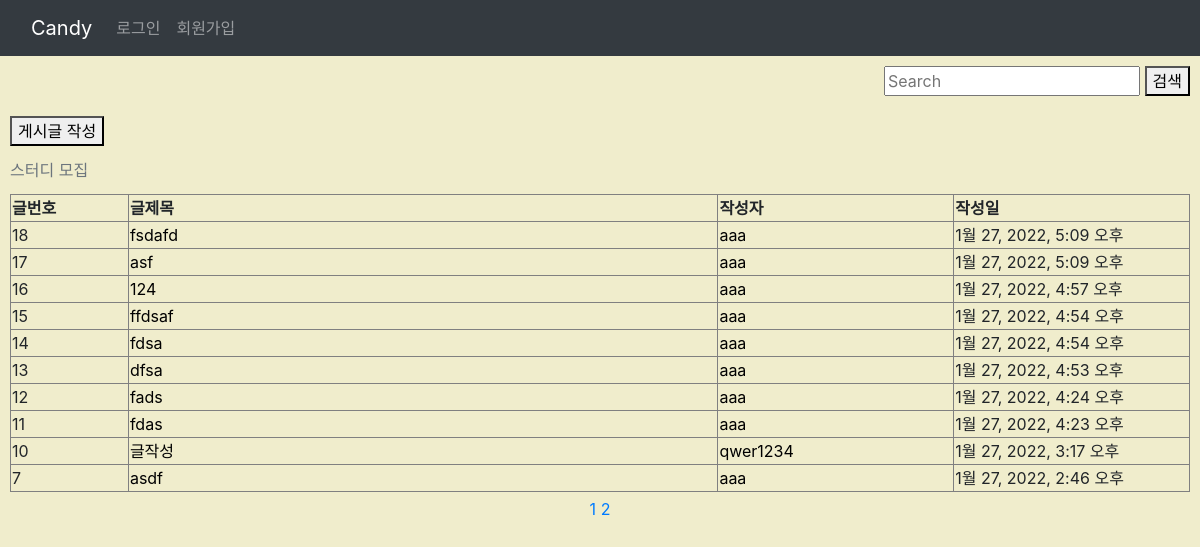
/board/home/, run on an earlier commit of the app's database.
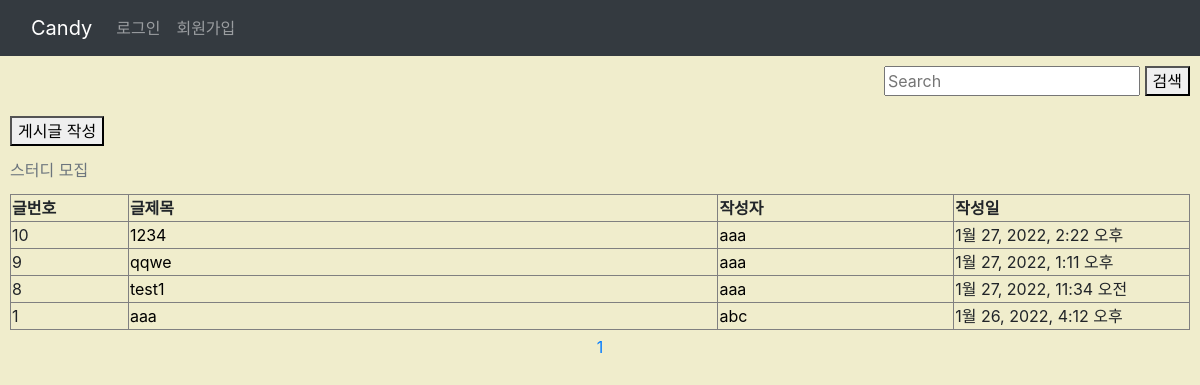
And on a later commit of the database.
### boardapp/models.py (models this page shows, shortened)
class Board(models.Model):
    postNum = models.AutoField(primary_key=True)
    id = models.ForeignKey("userapp.User", on_delete=models.CASCADE)
    title = models.CharField(max_length=100)
    content = models.CharField(max_length= 1000)
    pub_date = models.DateTimeField()
    imgfile = models.ImageField(null=True, upload_to="", blank=True)

### boardapp/views.py (the view)
# urls.py: path('home/', views.home, name='home'),
def home(request):
    all_boards = Board.objects.order_by('-pub_date')
    paginator = Paginator(all_boards, 10)
    page = int(request.GET.get('page',1))
    board_list = paginator.get_page(page)
    context={'all_boards':board_list}
    return render(request, 'boardapp/home.html', {'board': board_list})

### templates/boardapp/home.html (shortened to what this page needs)
{% extends 'boardapp/base.html' %}
{% block content %}
<div class='search' style="float:right; margin:10px;">
	<input id='searchText' type='text' placeholder='Search'>
	<button id='searchBtn' type='submit'> 검색 </button>
</div>
<div class='study'  style="float:left; margin:10px;">
	<table border='1'>
		<caption style = 'text-align:left; caption-side:top'>스터디 모집</caption>
		<button id='write_BoardBtn' type="button" onclick="location.href='/board/write/'">게시글 작성</button>
		<thead>
		<th style="width:10%">글번호</th>
		<th style="width:50%">글제목</th>
		<th style="width:20%">작성자</th>
		<th style="width:20%">작성일</th>
		</thead>
		<tbody>
		{%if not board%}
			<tr>
				<td colspan='4' style="text-align:center">
					게시물이 없습니다.
				</td>
			</tr>
			{%else%}
				{%for item in board %}
				<tr>
					<td>{{item.postNum}}</td>
					<td>
						<a style="color:#000000" {%if request.session.id %} href="{% url 'boardapp:detail' item.postNum %}" {%else%} href = '/user/login/' onclick="alertAccess()" {%endif%} >
							{{item.title}}
						</a>
					</td>
					<td>
						<a style="color:#000000" {%if request.session.id %} href="{% url 'userapp:userinfo' item.id_id %}" {%else%} href = '/user/login/' onclick="alertAccess()" {%endif%} >
							{{item.id_id}}
						</a>
					</td>
					<td>{{item.pub_date}}</td>
				</tr>
				{%endfor%}
			{%endif%}
		</tbody>
	</table>
	<div style="text-align:center">
		<div class="pagination">
			<div style="width:35%; margin: 5px;">
			</div>
			<div style="width:30%; margin: 5px;">
			{% for page in board.paginator.page_range %}
				{% if page >= board.number|add:-2 and page <= board.number|add:2 %}
				<span class="{% if page == board.number %}current{% endif %}">
					<a href="?page={{ page }}">{{ page}}</a>
				</span>
				{% elif page >= board.number|add:-3 and page <= board.number|add:3 %}
					..
				{% endif %}
			{% endfor %}
			</div>
			<div style="width:35%; margin: 5px;">
			</div>
		</div>
	</div>
</div>
{% endblock  %}

What changed in the data, as far as the page shows it:
removed Board: postNum "18", title "fsdafd", id_id "aaa", pub_date "1월 27, 2022, 5:09 오후"
removed Board: postNum "17", title "asf", id_id "aaa", pub_date "1월 27, 2022, 5:09 오후"
removed Board: postNum "16", title "124", id_id "aaa", pub_date "1월 27, 2022, 4:57 오후"
removed Board: postNum "15", title "ffdsaf", id_id "aaa", pub_date "1월 27, 2022, 4:54 오후"
removed Board: postNum "14", title "fdsa", id_id "aaa", pub_date "1월 27, 2022, 4:54 오후"
removed Board: postNum "13", title "dfsa", id_id "aaa", pub_date "1월 27, 2022, 4:53 오후"
removed Board: postNum "12", title "fads", id_id "aaa", pub_date "1월 27, 2022, 4:24 오후"
removed Board: postNum "11", title "fdas", id_id "aaa", pub_date "1월 27, 2022, 4:23 오후"
removed Board: postNum "7", title "asdf", id_id "aaa", pub_date "1월 27, 2022, 2:46 오후"
changed Board id 10: title "글작성" → "1234"; id_id "qwer1234" → "aaa"; pub_date "1월 27, 2022, 3:17 오후" → "1월 27, 2022, 2:22 오후"
added Board: postNum "9", title "qqwe", id_id "aaa", pub_date "1월 27, 2022, 1:11 오후"
added Board: postNum "8", title "test1", id_id "aaa", pub_date "1월 27, 2022, 11:34 오전"
now on this page (row unchanged): Board: postNum "1", title "aaa", id_id "abc", pub_date "1월 26, 2022, 4:12 오후"
Also different on the page:
list line gone: "2"
